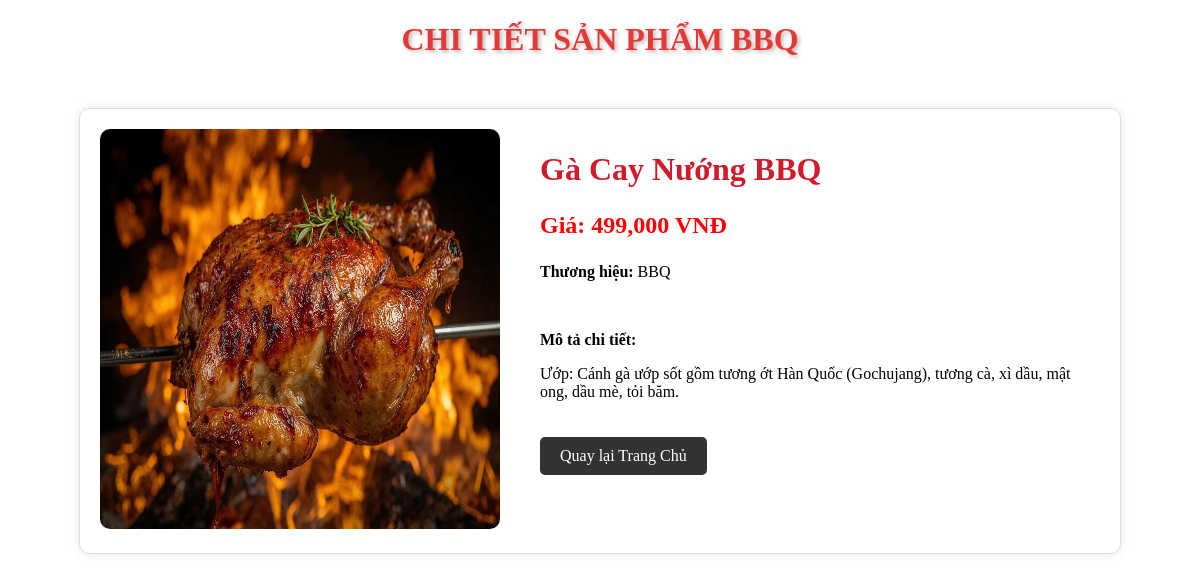
/chitiet.php?id=2, run on the app's committed database.
### tables this page shows
CREATE TABLE `sanpham` (
  `id_sp` int(11) NOT NULL,
  `ten_sp` varchar(100) NOT NULL,
  `anh_sp` varchar(100) NOT NULL,
  `gia_sp` double NOT NULL,
  `chitiet_sp` varchar(200) NOT NULL,
  `hang_sx` varchar(100) NOT NULL
);

### chitiet.php (the view, shortened to what this page needs)
<!doctype html>
<html>
<head>
    <link rel="stylesheet" href="./CSS/chitiet.css">
    <link rel="stylesheet" href="./CSS/sanpham.css">
</head>
<body>
    <h1 class="dmucsanpham" style="text-align: center;"> CHI TIẾT SẢN PHẨM BBQ </h1>
<?php
$conn = new mysqli("localhost", "root", "", "daovanphuoc");
if (isset($_GET['id'])) {
    $id = $_GET['id'];
    $sql = "SELECT * FROM sanpham WHERE id_sp = $id";
    $result = $conn->query($sql);
    if ($result->num_rows > 0) {
        $row = $result->fetch_assoc();
?>
        <div class="chi-tiet-container">
            <div class="chi-tiet-img">
                <img src="<?php echo $row['anh_sp']; ?>" alt="<?php echo $row['ten_sp']; ?>">
            </div>
            <div class="chi-tiet-info">
                <h1><?php echo $row['ten_sp']; ?></h1>
                <p class="gia-chitiet">Giá: <?php echo number_format($row['gia_sp']); ?> VNĐ</p>
                <p><strong>Thương hiệu:</strong> <?php echo $row['hang_sx']; ?></p>
                <br>
                <p><strong>Mô tả chi tiết:</strong></p>
                <p><?php echo nl2br($row['chitiet_sp']); ?></p>
                <a href="javascript:history.back()" class="btn-quaylai">Quay lại Trang Chủ</a>
            </div>
        </div>
<?php
    } else {
        echo "<p style='text-align:center;'>Sản phẩm không tồn tại!</p>";
    }
} else {
    echo "<p style='text-align:center;'>Lỗi: Không tìm thấy ID sản phẩm.</p>";
}
?>
</body>
</html>

### chitiet.css (style rules this page uses)
.chi-tiet-container { display: flex; gap: 40px; max-width: 1000px; margin: 50px auto; padding: 20px; border: 1px solid #ddd; border-radius: 10px; box-shadow: 0 0 10px rgba(0,0,0,0.1); }
.chi-tiet-img img { max-width: 400px; height: 400px; border-radius: 10px; }
.chi-tiet-info h1 { color: #d11a2a; }
.chi-tiet-info .gia-chitiet { color: red; font-size: 24px; font-weight: bold; }
.btn-quaylai { display: inline-block; margin-top: 20px; padding: 10px 20px; background-color: #333; color: white; text-decoration: none; border-radius: 5px; }

### sanpham.css (style rules this page uses)
body { margin: auto; width: 90%; }
.dmucsanpham { text-align: center; color: #e53935; text-shadow: 2px 2px 4px rgba(0, 0, 0, 0.3); }

### data on the page
sanpham: anh_sp (picture), ten_sp "Gà Cay Nướng BBQ", gia_sp "499,000", hang_sx "BBQ", chitiet_sp "Ướp: Cánh gà ướp sốt gồm tương ớt Hàn Quốc (Gochujang), tương cà, xì dầu, mật ong, dầu mè, tỏi băm."
